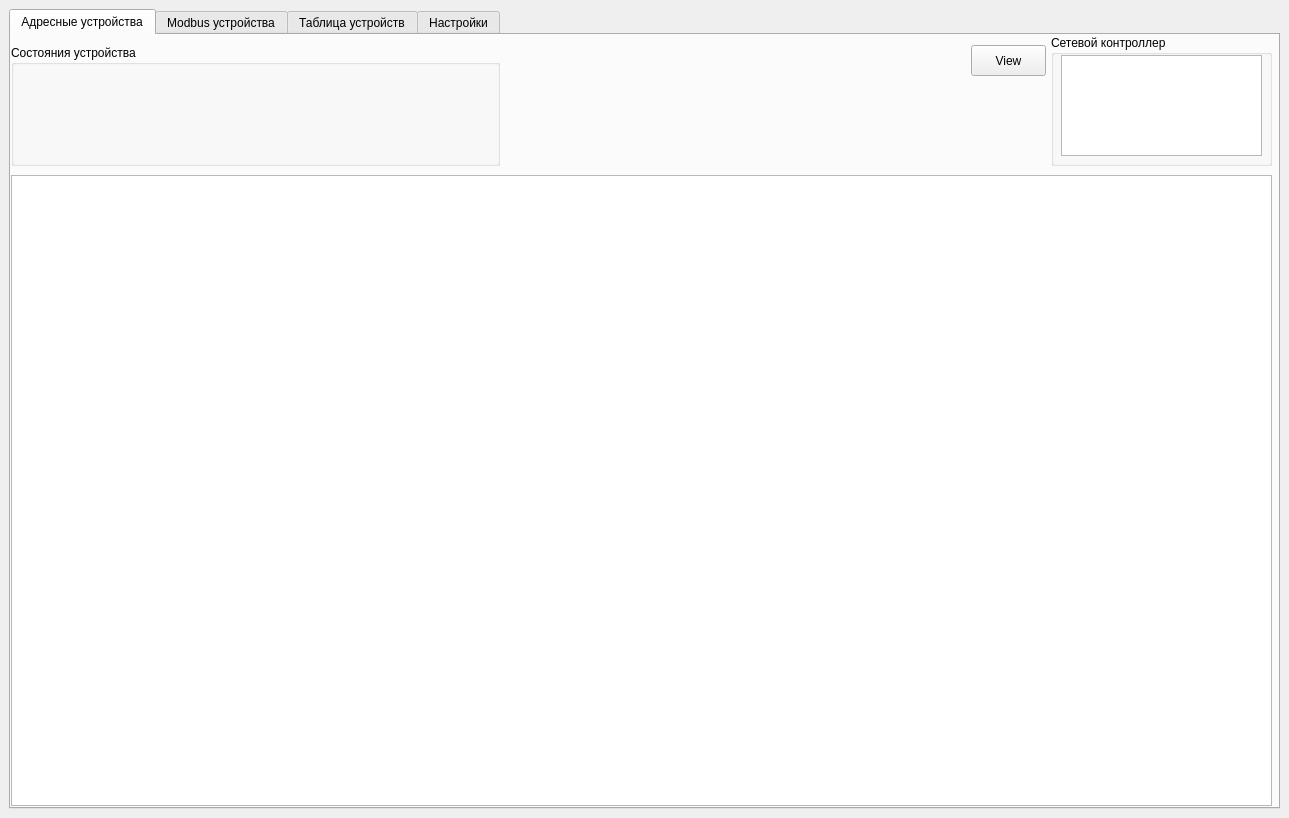
<?xml version="1.0" encoding="UTF-8"?>
<ui version="4.0">
 <class>MainWindow</class>
 <widget class="QMainWindow" name="MainWindow">
  <property name="geometry">
   <rect>
    <x>0</x>
    <y>0</y>
    <width>1289</width>
    <height>818</height>
   </rect>
  </property>
  <property name="windowTitle">
   <string>MainWindow</string>
  </property>
  <property name="styleSheet">
   <string notr="true"/>
  </property>
  <widget class="QWidget" name="centralwidget">
   <layout class="QVBoxLayout" name="verticalLayout_2">
    <item>
     <widget class="QTabWidget" name="tabWidget">
      <property name="enabled">
       <bool>true</bool>
      </property>
      <property name="sizePolicy">
       <sizepolicy hsizetype="Expanding" vsizetype="Expanding">
        <horstretch>0</horstretch>
        <verstretch>0</verstretch>
       </sizepolicy>
      </property>
      <property name="minimumSize">
       <size>
        <width>1271</width>
        <height>800</height>
       </size>
      </property>
      <property name="styleSheet">
       <string notr="true"/>
      </property>
      <property name="tabShape">
       <enum>QTabWidget::TabShape::Rounded</enum>
      </property>
      <property name="currentIndex">
       <number>0</number>
      </property>
      <widget class="QWidget" name="ash_device_tab">
       <attribute name="title">
        <string>Адресные устройства</string>
       </attribute>
       <widget class="QGroupBox" name="ash_chenge_state_device_groupBox">
        <property name="geometry">
         <rect>
          <x>0</x>
          <y>10</y>
          <width>489</width>
          <height>121</height>
         </rect>
        </property>
        <property name="title">
         <string>Cостояния устройства</string>
        </property>
        <widget class="QWidget" name="verticalLayoutWidget">
         <property name="geometry">
          <rect>
           <x>10</x>
           <y>20</y>
           <width>471</width>
           <height>91</height>
          </rect>
         </property>
         <layout class="QVBoxLayout" name="ash_v_layer_state_dev_layout">
          <property name="spacing">
           <number>0</number>
          </property>
          <item>
           <layout class="QHBoxLayout" name="ash_h_top_state_dev_layout">
            <property name="spacing">
             <number>0</number>
            </property>
           </layout>
          </item>
          <item>
           <layout class="QHBoxLayout" name="ash_h_center_state_dev_layout">
            <property name="spacing">
             <number>0</number>
            </property>
           </layout>
          </item>
          <item>
           <layout class="QHBoxLayout" name="ash_h_bottom_state_dev_layout">
            <property name="spacing">
             <number>0</number>
            </property>
           </layout>
          </item>
         </layout>
        </widget>
       </widget>
       <widget class="QGroupBox" name="ash_choice_net_dev_groupBox">
        <property name="geometry">
         <rect>
          <x>1040</x>
          <y>0</y>
          <width>221</width>
          <height>131</height>
         </rect>
        </property>
        <property name="title">
         <string>Сетевой контроллер</string>
        </property>
        <widget class="QListWidget" name="ash_out_net_dev_listWidget">
         <property name="geometry">
          <rect>
           <x>10</x>
           <y>20</y>
           <width>201</width>
           <height>101</height>
          </rect>
         </property>
        </widget>
       </widget>
       <widget class="QPushButton" name="view_devs_ash_btn">
        <property name="geometry">
         <rect>
          <x>960</x>
          <y>10</y>
          <width>75</width>
          <height>31</height>
         </rect>
        </property>
        <property name="text">
         <string>View</string>
        </property>
       </widget>
       <widget class="QTableWidget" name="ash_devices_tableWidget">
        <property name="geometry">
         <rect>
          <x>0</x>
          <y>140</y>
          <width>1261</width>
          <height>631</height>
         </rect>
        </property>
       </widget>
      </widget>
      <widget class="QWidget" name="modbus_device_tab">
       <attribute name="title">
        <string>Modbus устройства</string>
       </attribute>
       <widget class="QTableWidget" name="mb_devices_tableWidget">
        <property name="geometry">
         <rect>
          <x>0</x>
          <y>140</y>
          <width>1261</width>
          <height>631</height>
         </rect>
        </property>
       </widget>
       <widget class="QGroupBox" name="mb_choice_net_dev_groupBox">
        <property name="geometry">
         <rect>
          <x>1040</x>
          <y>0</y>
          <width>221</width>
          <height>131</height>
         </rect>
        </property>
        <property name="title">
         <string>Сетевой контроллер</string>
        </property>
        <widget class="QListWidget" name="mb_out_net_dev_listWidget">
         <property name="geometry">
          <rect>
           <x>10</x>
           <y>20</y>
           <width>201</width>
           <height>101</height>
          </rect>
         </property>
        </widget>
       </widget>
       <widget class="QPushButton" name="mb_view_devs_btn">
        <property name="geometry">
         <rect>
          <x>960</x>
          <y>10</y>
          <width>75</width>
          <height>31</height>
         </rect>
        </property>
        <property name="text">
         <string>View</string>
        </property>
       </widget>
       <widget class="QGroupBox" name="mb_chenge_state_device_groupBox">
        <property name="geometry">
         <rect>
          <x>0</x>
          <y>10</y>
          <width>489</width>
          <height>121</height>
         </rect>
        </property>
        <property name="title">
         <string>Состояния устройства</string>
        </property>
        <widget class="QWidget" name="verticalLayoutWidget_2">
         <property name="geometry">
          <rect>
           <x>10</x>
           <y>20</y>
           <width>471</width>
           <height>101</height>
          </rect>
         </property>
         <layout class="QVBoxLayout" name="v_layer_state_dev_layout_2">
          <item>
           <layout class="QHBoxLayout" name="mb_h_top_layer_state_dev_layout"/>
          </item>
          <item>
           <layout class="QHBoxLayout" name="mb_h_bottom_layer_state_dev_layout"/>
          </item>
         </layout>
        </widget>
       </widget>
      </widget>
      <widget class="QWidget" name="main_tab">
       <property name="sizePolicy">
        <sizepolicy hsizetype="Expanding" vsizetype="Expanding">
         <horstretch>0</horstretch>
         <verstretch>0</verstretch>
        </sizepolicy>
       </property>
       <attribute name="title">
        <string>Таблица устройств</string>
       </attribute>
       <layout class="QVBoxLayout" name="verticalLayout">
        <item>
         <layout class="QHBoxLayout" name="horizontalLayout_2">
          <item>
           <widget class="QGroupBox" name="states_groupBox">
            <property name="sizePolicy">
             <sizepolicy hsizetype="Fixed" vsizetype="Fixed">
              <horstretch>0</horstretch>
              <verstretch>0</verstretch>
             </sizepolicy>
            </property>
            <property name="minimumSize">
             <size>
              <width>371</width>
              <height>120</height>
             </size>
            </property>
            <property name="whatsThis">
             <string>&lt;html&gt;&lt;head/&gt;&lt;body&gt;&lt;p&gt;Для изменения состояния датчика нужно выбрать датчик в таблице и нажать на соответствующую кнопку состояния.&lt;/p&gt;&lt;/body&gt;&lt;/html&gt;</string>
            </property>
            <property name="styleSheet">
             <string notr="true"/>
            </property>
            <property name="title">
             <string>Изменение состояния выбранного датчика.</string>
            </property>
           </widget>
          </item>
          <item>
           <layout class="QGridLayout" name="gridLayout">
            <item row="1" column="1">
             <widget class="QLabel" name="sensor52_lbl">
              <property name="styleSheet">
               <string notr="true"/>
              </property>
              <property name="text">
               <string>АВИ

52</string>
              </property>
              <property name="margin">
               <number>5</number>
              </property>
              <property name="indent">
               <number>0</number>
              </property>
             </widget>
            </item>
            <item row="0" column="3">
             <widget class="QLabel" name="sensor4_lbl">
              <property name="styleSheet">
               <string notr="true"/>
              </property>
              <property name="text">
               <string>ИП-330
Кречет
4</string>
              </property>
              <property name="margin">
               <number>5</number>
              </property>
              <property name="indent">
               <number>0</number>
              </property>
             </widget>
            </item>
            <item row="0" column="2">
             <widget class="QLabel" name="sensor3_lbl">
              <property name="styleSheet">
               <string notr="true"/>
              </property>
              <property name="text">
               <string>ИП-101

3</string>
              </property>
              <property name="margin">
               <number>5</number>
              </property>
              <property name="indent">
               <number>0</number>
              </property>
             </widget>
            </item>
            <item row="1" column="4">
             <widget class="QLabel" name="sensor55_lbl">
              <property name="styleSheet">
               <string notr="true"/>
              </property>
              <property name="text">
               <string>АР-5

55</string>
              </property>
              <property name="margin">
               <number>5</number>
              </property>
              <property name="indent">
               <number>0</number>
              </property>
             </widget>
            </item>
            <item row="1" column="14">
             <widget class="QLabel" name="sensor65_lbl">
              <property name="styleSheet">
               <string notr="true"/>
              </property>
              <property name="text">
               <string>МКЗ

65</string>
              </property>
              <property name="margin">
               <number>5</number>
              </property>
              <property name="indent">
               <number>0</number>
              </property>
             </widget>
            </item>
            <item row="1" column="2">
             <widget class="QLabel" name="sensor53_lbl">
              <property name="styleSheet">
               <string notr="true"/>
              </property>
              <property name="frameShape">
               <enum>QFrame::Shape::NoFrame</enum>
              </property>
              <property name="text">
               <string>АМК

53</string>
              </property>
              <property name="margin">
               <number>5</number>
              </property>
              <property name="indent">
               <number>0</number>
              </property>
             </widget>
            </item>
            <item row="0" column="4">
             <widget class="QLabel" name="sensor5_lbl">
              <property name="styleSheet">
               <string notr="true"/>
              </property>
              <property name="text">
               <string>ИП-329
Феникс
5</string>
              </property>
              <property name="margin">
               <number>5</number>
              </property>
              <property name="indent">
               <number>0</number>
              </property>
             </widget>
            </item>
            <item row="1" column="3">
             <widget class="QLabel" name="sensor54_lbl">
              <property name="styleSheet">
               <string notr="true"/>
              </property>
              <property name="text">
               <string>АР-1

54</string>
              </property>
              <property name="margin">
               <number>5</number>
              </property>
              <property name="indent">
               <number>0</number>
              </property>
             </widget>
            </item>
            <item row="0" column="6">
             <widget class="QLabel" name="sensor7_lbl">
              <property name="styleSheet">
               <string notr="true"/>
              </property>
              <property name="text">
               <string>МИП

7</string>
              </property>
              <property name="margin">
               <number>5</number>
              </property>
              <property name="indent">
               <number>0</number>
              </property>
             </widget>
            </item>
            <item row="1" column="12">
             <widget class="QLabel" name="sensor63_lbl">
              <property name="styleSheet">
               <string notr="true"/>
              </property>
              <property name="text">
               <string>ИСМ-22-2

63</string>
              </property>
              <property name="margin">
               <number>5</number>
              </property>
              <property name="indent">
               <number>0</number>
              </property>
             </widget>
            </item>
            <item row="1" column="5">
             <widget class="QLabel" name="sensor56_lbl">
              <property name="styleSheet">
               <string notr="true"/>
              </property>
              <property name="text">
               <string>АРМини

56</string>
              </property>
              <property name="margin">
               <number>5</number>
              </property>
              <property name="indent">
               <number>0</number>
              </property>
             </widget>
            </item>
            <item row="1" column="10">
             <widget class="QLabel" name="sensor61_lbl">
              <property name="styleSheet">
               <string notr="true"/>
              </property>
              <property name="text">
               <string>ИСМ-5

61</string>
              </property>
              <property name="margin">
               <number>5</number>
              </property>
              <property name="indent">
               <number>0</number>
              </property>
             </widget>
            </item>
            <item row="1" column="7">
             <widget class="QLabel" name="sensor58_lbl">
              <property name="styleSheet">
               <string notr="true"/>
              </property>
              <property name="text">
               <string>АОПИ

58</string>
              </property>
              <property name="margin">
               <number>5</number>
              </property>
              <property name="indent">
               <number>0</number>
              </property>
             </widget>
            </item>
            <item row="1" column="11">
             <widget class="QLabel" name="sensor62_lbl">
              <property name="styleSheet">
               <string notr="true"/>
              </property>
              <property name="text">
               <string>ИСМ-22

62</string>
              </property>
              <property name="margin">
               <number>5</number>
              </property>
              <property name="indent">
               <number>0</number>
              </property>
             </widget>
            </item>
            <item row="0" column="1">
             <widget class="QLabel" name="sensor2_lbl">
              <property name="styleSheet">
               <string notr="true"/>
              </property>
              <property name="text">
               <string>ИПП
Гелиос
2</string>
              </property>
              <property name="margin">
               <number>5</number>
              </property>
              <property name="indent">
               <number>0</number>
              </property>
             </widget>
            </item>
            <item row="1" column="8">
             <widget class="QLabel" name="sensor59_lbl">
              <property name="styleSheet">
               <string notr="true"/>
              </property>
              <property name="text">
               <string>ИРС

59</string>
              </property>
              <property name="margin">
               <number>5</number>
              </property>
              <property name="indent">
               <number>0</number>
              </property>
             </widget>
            </item>
            <item row="0" column="0">
             <widget class="QLabel" name="sensor1_lbl">
              <property name="styleSheet">
               <string notr="true"/>
              </property>
              <property name="text">
               <string>ИП-535

1</string>
              </property>
              <property name="margin">
               <number>5</number>
              </property>
              <property name="indent">
               <number>0</number>
              </property>
             </widget>
            </item>
            <item row="0" column="8">
             <widget class="QLabel" name="sensor9_lbl">
              <property name="styleSheet">
               <string notr="true"/>
              </property>
              <property name="text">
               <string>NLS16

9</string>
              </property>
              <property name="margin">
               <number>5</number>
              </property>
              <property name="indent">
               <number>0</number>
              </property>
             </widget>
            </item>
            <item row="1" column="16">
             <widget class="QLabel" name="sensor67_lbl">
              <property name="styleSheet">
               <string notr="true"/>
              </property>
              <property name="text">
               <string>ОСЗ9

67</string>
              </property>
              <property name="margin">
               <number>5</number>
              </property>
              <property name="indent">
               <number>0</number>
              </property>
             </widget>
            </item>
            <item row="0" column="7">
             <widget class="QLabel" name="sensor8_lbl">
              <property name="styleSheet">
               <string notr="true"/>
              </property>
              <property name="text">
               <string>ИПА

8</string>
              </property>
              <property name="margin">
               <number>5</number>
              </property>
              <property name="indent">
               <number>0</number>
              </property>
             </widget>
            </item>
            <item row="1" column="13">
             <widget class="QLabel" name="sensor64_lbl">
              <property name="styleSheet">
               <string notr="true"/>
              </property>
              <property name="text">
               <string>ИСМ-220

64</string>
              </property>
              <property name="margin">
               <number>5</number>
              </property>
              <property name="indent">
               <number>0</number>
              </property>
             </widget>
            </item>
            <item row="0" column="5">
             <widget class="QLabel" name="sensor6_lbl">
              <property name="styleSheet">
               <string notr="true"/>
              </property>
              <property name="text">
               <string>ИПЭС

6</string>
              </property>
              <property name="margin">
               <number>5</number>
              </property>
              <property name="indent">
               <number>0</number>
              </property>
             </widget>
            </item>
            <item row="1" column="9">
             <widget class="QLabel" name="sensor60_lbl">
              <property name="styleSheet">
               <string notr="true"/>
              </property>
              <property name="text">
               <string>ИР-П

60</string>
              </property>
              <property name="margin">
               <number>5</number>
              </property>
              <property name="indent">
               <number>0</number>
              </property>
             </widget>
            </item>
            <item row="1" column="15">
             <widget class="QLabel" name="sensor66_lbl">
              <property name="styleSheet">
               <string notr="true"/>
              </property>
              <property name="text">
               <string>ОСЗ

66</string>
              </property>
              <property name="margin">
               <number>5</number>
              </property>
              <property name="indent">
               <number>0</number>
              </property>
             </widget>
            </item>
            <item row="1" column="0">
             <widget class="QLabel" name="sensor51_lbl">
              <property name="styleSheet">
               <string notr="true"/>
              </property>
              <property name="text">
               <string>А2ДПИ

51</string>
              </property>
              <property name="margin">
               <number>5</number>
              </property>
              <property name="indent">
               <number>0</number>
              </property>
             </widget>
            </item>
            <item row="1" column="6">
             <widget class="QLabel" name="sensor57_lbl">
              <property name="styleSheet">
               <string notr="true"/>
              </property>
              <property name="text">
               <string>АТИ

57</string>
              </property>
              <property name="margin">
               <number>5</number>
              </property>
              <property name="indent">
               <number>0</number>
              </property>
             </widget>
            </item>
            <item row="0" column="9">
             <widget class="QLabel" name="sensor10_lbl">
              <property name="text">
               <string>NLS8

10</string>
              </property>
             </widget>
            </item>
           </layout>
          </item>
         </layout>
        </item>
        <item>
         <widget class="QTableWidget" name="output_table">
          <property name="styleSheet">
           <string notr="true"/>
          </property>
         </widget>
        </item>
       </layout>
      </widget>
      <widget class="QWidget" name="settings_tab">
       <attribute name="title">
        <string>Настройки</string>
       </attribute>
       <widget class="QGroupBox" name="port_and_ne_dev_groupBox">
        <property name="geometry">
         <rect>
          <x>20</x>
          <y>370</y>
          <width>361</width>
          <height>401</height>
         </rect>
        </property>
        <property name="sizePolicy">
         <sizepolicy hsizetype="Fixed" vsizetype="Fixed">
          <horstretch>0</horstretch>
          <verstretch>0</verstretch>
         </sizepolicy>
        </property>
        <property name="styleSheet">
         <string notr="true"/>
        </property>
        <property name="title">
         <string>Port -&gt; Net Device</string>
        </property>
        <widget class="QTableWidget" name="port_and_net_dev_tableWidget">
         <property name="geometry">
          <rect>
           <x>20</x>
           <y>70</y>
           <width>331</width>
           <height>321</height>
          </rect>
         </property>
         <property name="styleSheet">
          <string notr="true">QHeaderView::section:horizontal {
    color: #fff;
    background-color: rgb(0, 85, 127);
 }
QTableWidget {
	background-color: rgb(0, 0, 127);
	color: rgb(85, 255, 0);
	font: 63 8pt &quot;Yu Gothic UI Semibold&quot;;
}
</string>
         </property>
        </widget>
        <widget class="QPushButton" name="send_table_btn">
         <property name="geometry">
          <rect>
           <x>20</x>
           <y>30</y>
           <width>151</width>
           <height>23</height>
          </rect>
         </property>
         <property name="styleSheet">
          <string notr="true"/>
         </property>
         <property name="text">
          <string>Запустить эмулятор</string>
         </property>
        </widget>
        <widget class="QPushButton" name="delete_line_btn">
         <property name="geometry">
          <rect>
           <x>184</x>
           <y>30</y>
           <width>101</width>
           <height>23</height>
          </rect>
         </property>
         <property name="styleSheet">
          <string notr="true"/>
         </property>
         <property name="text">
          <string>Удалить запись</string>
         </property>
        </widget>
       </widget>
       <widget class="QGroupBox" name="ports_groupBox">
        <property name="geometry">
         <rect>
          <x>390</x>
          <y>370</y>
          <width>251</width>
          <height>401</height>
         </rect>
        </property>
        <property name="sizePolicy">
         <sizepolicy hsizetype="Fixed" vsizetype="Fixed">
          <horstretch>0</horstretch>
          <verstretch>0</verstretch>
         </sizepolicy>
        </property>
        <property name="styleSheet">
         <string notr="true"/>
        </property>
        <property name="title">
         <string>Порты</string>
        </property>
        <widget class="QListWidget" name="ports_listWidget">
         <property name="geometry">
          <rect>
           <x>10</x>
           <y>60</y>
           <width>231</width>
           <height>331</height>
          </rect>
         </property>
         <property name="styleSheet">
          <string notr="true"/>
         </property>
        </widget>
        <widget class="QPushButton" name="get_ports_btn">
         <property name="geometry">
          <rect>
           <x>10</x>
           <y>20</y>
           <width>141</width>
           <height>23</height>
          </rect>
         </property>
         <property name="styleSheet">
          <string notr="true"/>
         </property>
         <property name="text">
          <string>Получить список портов</string>
         </property>
        </widget>
       </widget>
       <widget class="QGroupBox" name="net_dev_groupBox">
        <property name="geometry">
         <rect>
          <x>650</x>
          <y>370</y>
          <width>241</width>
          <height>401</height>
         </rect>
        </property>
        <property name="sizePolicy">
         <sizepolicy hsizetype="Fixed" vsizetype="Fixed">
          <horstretch>0</horstretch>
          <verstretch>0</verstretch>
         </sizepolicy>
        </property>
        <property name="styleSheet">
         <string notr="true"/>
        </property>
        <property name="title">
         <string>Сетевое устройство</string>
        </property>
        <widget class="QListWidget" name="net_dev_listWidget">
         <property name="geometry">
          <rect>
           <x>10</x>
           <y>60</y>
           <width>221</width>
           <height>331</height>
          </rect>
         </property>
         <property name="styleSheet">
          <string notr="true"/>
         </property>
        </widget>
        <widget class="QPushButton" name="get_net_dev_btn">
         <property name="geometry">
          <rect>
           <x>10</x>
           <y>20</y>
           <width>221</width>
           <height>23</height>
          </rect>
         </property>
         <property name="styleSheet">
          <string notr="true"/>
         </property>
         <property name="text">
          <string>Получить список сетевых устройств</string>
         </property>
        </widget>
       </widget>
       <widget class="QGroupBox" name="groupBox_2">
        <property name="geometry">
         <rect>
          <x>20</x>
          <y>10</y>
          <width>261</width>
          <height>311</height>
         </rect>
        </property>
        <property name="sizePolicy">
         <sizepolicy hsizetype="Fixed" vsizetype="Fixed">
          <horstretch>0</horstretch>
          <verstretch>0</verstretch>
         </sizepolicy>
        </property>
        <property name="minimumSize">
         <size>
          <width>261</width>
          <height>311</height>
         </size>
        </property>
        <property name="styleSheet">
         <string notr="true"/>
        </property>
        <property name="title">
         <string>Параметры подключения к базе данных</string>
        </property>
        <widget class="QLabel" name="port_db_lbl">
         <property name="geometry">
          <rect>
           <x>10</x>
           <y>60</y>
           <width>47</width>
           <height>16</height>
          </rect>
         </property>
         <property name="styleSheet">
          <string notr="true"/>
         </property>
         <property name="text">
          <string>Port</string>
         </property>
        </widget>
        <widget class="QLabel" name="host_db_lbl">
         <property name="geometry">
          <rect>
           <x>10</x>
           <y>30</y>
           <width>47</width>
           <height>14</height>
          </rect>
         </property>
         <property name="styleSheet">
          <string notr="true"/>
         </property>
         <property name="text">
          <string>Host</string>
         </property>
        </widget>
        <widget class="QLabel" name="user_db_lbl">
         <property name="geometry">
          <rect>
           <x>10</x>
           <y>90</y>
           <width>51</width>
           <height>16</height>
          </rect>
         </property>
         <property name="styleSheet">
          <string notr="true"/>
         </property>
         <property name="text">
          <string>User</string>
         </property>
        </widget>
        <widget class="QLabel" name="pass_db_lbl">
         <property name="geometry">
          <rect>
           <x>10</x>
           <y>120</y>
           <width>61</width>
           <height>16</height>
          </rect>
         </property>
         <property name="styleSheet">
          <string notr="true"/>
         </property>
         <property name="text">
          <string>Password</string>
         </property>
        </widget>
        <widget class="QLabel" name="name_db_lbl">
         <property name="geometry">
          <rect>
           <x>10</x>
           <y>150</y>
           <width>61</width>
           <height>16</height>
          </rect>
         </property>
         <property name="styleSheet">
          <string notr="true"/>
         </property>
         <property name="text">
          <string>Name DB</string>
         </property>
        </widget>
        <widget class="QLineEdit" name="host_db_lineEdit">
         <property name="geometry">
          <rect>
           <x>110</x>
           <y>30</y>
           <width>141</width>
           <height>20</height>
          </rect>
         </property>
         <property name="toolTip">
          <string>&lt;html&gt;&lt;head/&gt;&lt;body&gt;&lt;p&gt;Адрес (IP4) подключения к БД&lt;/p&gt;&lt;/body&gt;&lt;/html&gt;</string>
         </property>
         <property name="styleSheet">
          <string notr="true"/>
         </property>
         <property name="inputMask">
          <string>000\.000\.000\.000</string>
         </property>
         <property name="text">
          <string>...</string>
         </property>
        </widget>
        <widget class="QLineEdit" name="port_db_lineEdit">
         <property name="geometry">
          <rect>
           <x>110</x>
           <y>60</y>
           <width>141</width>
           <height>20</height>
          </rect>
         </property>
         <property name="toolTip">
          <string>&lt;html&gt;&lt;head/&gt;&lt;body&gt;&lt;p&gt;Номер порта должен быть в диапазоне &lt;span style=&quot; font-family:'JetBrains Mono','monospace'; font-size:10pt; font-weight:600; font-style:italic; color:#ff0000;&quot;&gt;1024-49151&lt;/span&gt;&lt;/p&gt;&lt;/body&gt;&lt;/html&gt;</string>
         </property>
         <property name="styleSheet">
          <string notr="true"/>
         </property>
         <property name="inputMask">
          <string>00009</string>
         </property>
         <property name="text">
          <string/>
         </property>
        </widget>
        <widget class="QLineEdit" name="user_db_lineEdit">
         <property name="geometry">
          <rect>
           <x>110</x>
           <y>90</y>
           <width>141</width>
           <height>20</height>
          </rect>
         </property>
         <property name="toolTip">
          <string>&lt;html&gt;&lt;head/&gt;&lt;body&gt;&lt;p&gt;Логин базы данных&lt;/p&gt;&lt;/body&gt;&lt;/html&gt;</string>
         </property>
         <property name="styleSheet">
          <string notr="true"/>
         </property>
         <property name="text">
          <string/>
         </property>
        </widget>
        <widget class="QLineEdit" name="pass_db_lineEdit">
         <property name="geometry">
          <rect>
           <x>110</x>
           <y>120</y>
           <width>141</width>
           <height>20</height>
          </rect>
         </property>
         <property name="toolTip">
          <string>&lt;html&gt;&lt;head/&gt;&lt;body&gt;&lt;p&gt;Пароль базы данных&lt;/p&gt;&lt;/body&gt;&lt;/html&gt;</string>
         </property>
         <property name="styleSheet">
          <string notr="true"/>
         </property>
         <property name="text">
          <string/>
         </property>
        </widget>
        <widget class="QLineEdit" name="name_db_lineEdit">
         <property name="geometry">
          <rect>
           <x>110</x>
           <y>150</y>
           <width>141</width>
           <height>20</height>
          </rect>
         </property>
         <property name="toolTip">
          <string>&lt;html&gt;&lt;head/&gt;&lt;body&gt;&lt;p&gt;Имя базы данных&lt;/p&gt;&lt;/body&gt;&lt;/html&gt;</string>
         </property>
         <property name="styleSheet">
          <string notr="true"/>
         </property>
         <property name="text">
          <string/>
         </property>
        </widget>
        <widget class="QPushButton" name="save_db_btn">
         <property name="geometry">
          <rect>
           <x>10</x>
           <y>260</y>
           <width>75</width>
           <height>23</height>
          </rect>
         </property>
         <property name="toolTip">
          <string>&lt;html&gt;&lt;head/&gt;&lt;body&gt;&lt;p&gt;Сохранение настроек для дальнейшей работы &lt;/p&gt;&lt;/body&gt;&lt;/html&gt;</string>
         </property>
         <property name="styleSheet">
          <string notr="true"/>
         </property>
         <property name="text">
          <string>Save</string>
         </property>
        </widget>
        <widget class="QPushButton" name="check_db_btn">
         <property name="geometry">
          <rect>
           <x>10</x>
           <y>200</y>
           <width>241</width>
           <height>31</height>
          </rect>
         </property>
         <property name="toolTip">
          <string>&lt;html&gt;&lt;head/&gt;&lt;body&gt;&lt;p&gt;Проверка подключения к базе данных&lt;/p&gt;&lt;/body&gt;&lt;/html&gt;</string>
         </property>
         <property name="styleSheet">
          <string notr="true"/>
         </property>
         <property name="text">
          <string>Проверить настройки подключения</string>
         </property>
        </widget>
       </widget>
       <widget class="QPushButton" name="join_btn">
        <property name="geometry">
         <rect>
          <x>400</x>
          <y>320</y>
          <width>151</width>
          <height>23</height>
         </rect>
        </property>
        <property name="styleSheet">
         <string notr="true"/>
        </property>
        <property name="text">
         <string>Объединить</string>
        </property>
       </widget>
       <widget class="QLineEdit" name="sn_emulator_lineEdit">
        <property name="geometry">
         <rect>
          <x>770</x>
          <y>320</y>
          <width>113</width>
          <height>20</height>
         </rect>
        </property>
       </widget>
       <widget class="QLabel" name="label">
        <property name="geometry">
         <rect>
          <x>660</x>
          <y>320</y>
          <width>81</width>
          <height>21</height>
         </rect>
        </property>
        <property name="text">
         <string>SN эмулятора</string>
        </property>
       </widget>
      </widget>
     </widget>
    </item>
   </layout>
  </widget>
 </widget>
 <resources/>
 <connections/>
</ui>
